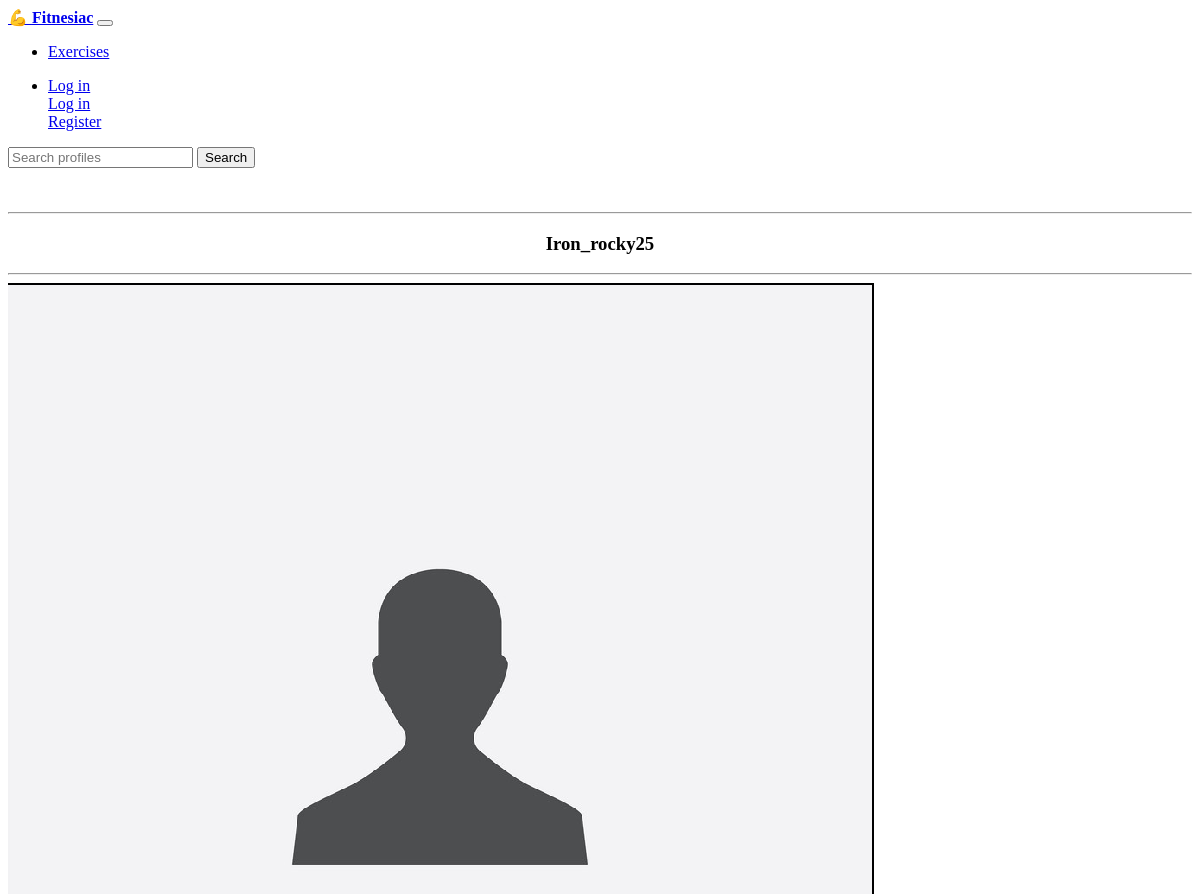
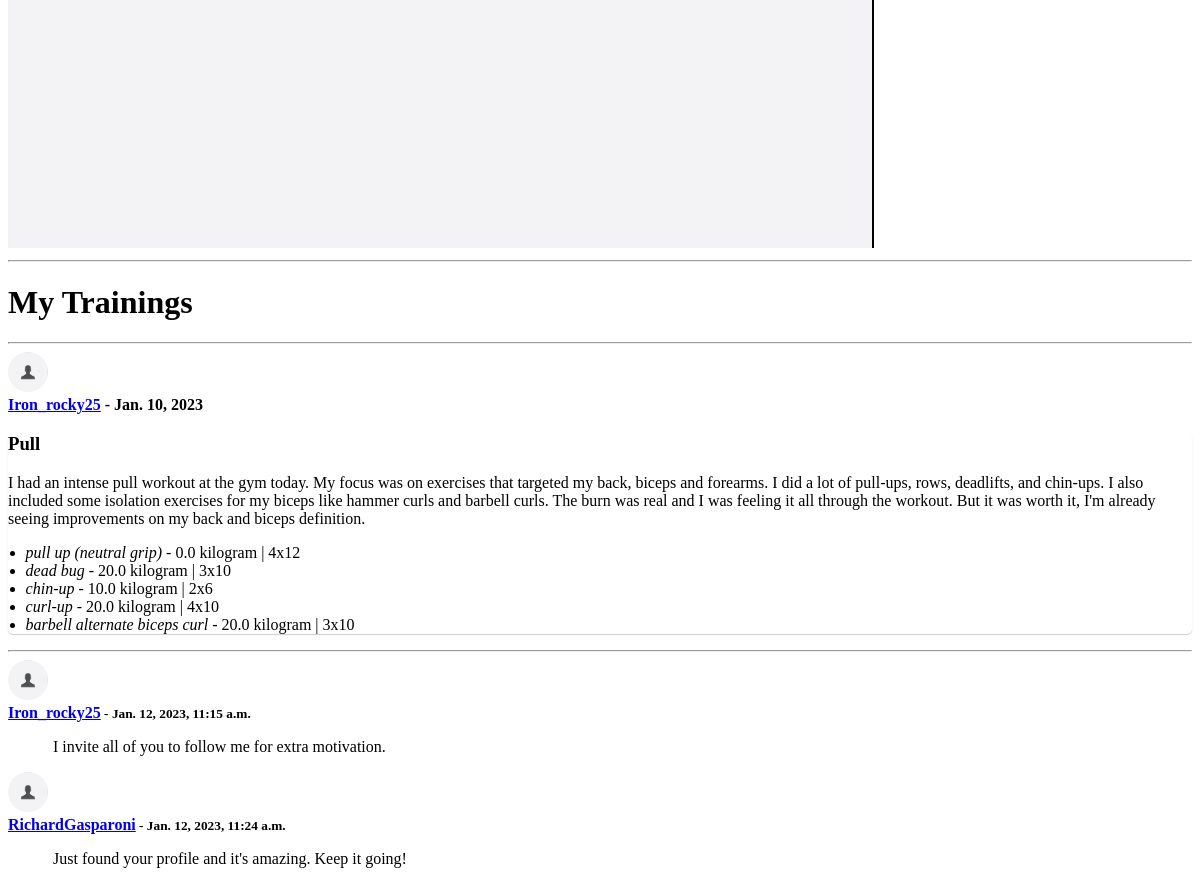
The page /members/Iron_rocky25/profile/ on the database its author committed (2 pictures, top to bottom).
### members/models.py (models this page shows, shortened)
class UserProfile(models.Model):
    user = models.OneToOneField(User, null = True, on_delete = models.CASCADE)
    phone = models.CharField(max_length=100, null=True, blank=True)
    photo = models.ImageField(null = True, blank=True)
    email = models.CharField(max_length=100,null=True, blank=True)
    username = models.CharField(max_length=100,null=True,blank=True)
    follows = models.ManyToManyField('self', related_name='followers', symmetrical=False)
    def get_profile_url(self):
        return reverse('profile', kwargs={'username': self.username})

### events/models.py (models this page shows, shortened)
class Training(models.Model):
    user = models.ForeignKey(settings.AUTH_USER_MODEL, on_delete=models.CASCADE, blank=True, null=True)
    name = models.CharField('Training name', max_length=150, blank=False, null=False)
    date = models.DateField()
    start_time = models.TimeField(default=default_start_time )
    end_time = models.TimeField(default=datetime.now)
    description = models.CharField(max_length=500, blank=True)
    date_created = models.DateTimeField(auto_now_add=True, null=True)
    show_to = models.CharField("Who can view this training:", choices=(
        ('2', "everyone" ),
        ("1", "my followers"),
        ("0", "only me")
        ), default=1, null=True, max_length=10)
    def get_exercises_children(self):
        return self.trainingexercise_set.all()
    def get_comments_children(self):
        return self.comment_set.all()
    def has_comments(self):
        return self.comment_set.count() > 0

class TrainingExercise(models.Model):
    training = models.ForeignKey(Training, on_delete=models.CASCADE,blank=True, null=True)
    exercise = models.ForeignKey(Exercise, on_delete=models.DO_NOTHING,blank=True, null=True) # jeśli się usunie z bazy dane ćwiczenie to tu się nic nie zmieni (czemu usuwać ćwiczenie z bazy?)
    weight = models.FloatField("Weight")
    unit = models.CharField(max_length=10, choices=[("pounds","pounds"),("kilogram","kilogram")], default="kilogram")
    sets = models.IntegerField('Nr of sets',choices = [(i,i) for i in range(1,11)],blank=False,null=False)
    reps = models.IntegerField('Nr of reps in a set', choices = [(i,i) for i in range(1,20)], blank=False,null=False)

class Exercise(models.Model):
    bodyPart = models.CharField('Body Part',max_length=120, null=True, blank=True)
    equipment = models.CharField('Equipment',max_length=120, null=True, blank=True)
    gifUrl = models.CharField('Gif URL',max_length=500, null=True, blank=True)
    target = models.CharField('Name',max_length=300, null=True, blank=True) # pamiętać, że name to target z jakeigos powodu xd
    name = models.CharField('Target',max_length=120, null=True, blank=True)
    def __str__(self):
        return self.target

class Comment(models.Model):
    user = models.ForeignKey(settings.AUTH_USER_MODEL, on_delete=models.CASCADE, blank=True, null=True)
    training = models.ForeignKey(Training,on_delete=models.CASCADE,blank=True, null=True)
    date_created = models.DateTimeField(auto_now_add=True, null=True)
    date_updated = models.DateTimeField(auto_now = True, null=True)
    text = models.TextField(max_length=500)

### members/views.py (the view)
# urls.py: path('<str:username>/profile/', views.view_profile, name='profile'),
def view_profile(request,username=None):
    user = User.objects.get(username=username)
    trainings = Training.objects.filter(user = user)
    userprofile = UserProfile.objects.get(username = username)
    context = {
        "username" : request.user.username,
        "trainings" : trainings,
        "userprofile" : userprofile,
        "in_card" : True
    }
    return render(request, 'profile/profile.html', context)

### members/templates/profile/profile.html (shortened to what this page needs)
{% extends 'events/base.html' %}
{% block content %}
<br>
<div class="row">
    <div class="col-md-3">
        <div class = "card card-body">
            <hr>
            <h3 style="text-align: center;"> {{ userprofile.username }}  </h3>
            <hr>
            <img class="profile-photo" src="{{userprofile.photo.url}}">
            <hr>
        </div>
    </div>
    <div class = 'col-md-9'>
        <div class = 'card card-body'>
            <h1>My Trainings</h1>
            <hr>
                {% for training in trainings %}
                    {% include 'events/training_card.html' with object=training %}
                {% endfor %}
        </div>
    </div>
</div>
{% endblock %}

### events/templates/events/base.html (shortened to what this page needs)
<!doctype html>
<html lang="en">
  <head>
    <link rel="stylesheet" href="https://cdn.jsdelivr.net/gh/vinorodrigues/bootstrap-dark@0.6.1/dist/bootstrap-dark.min.css"/>
    {% load static %}
    <link rel="stylesheet" type="text/css" href="{% static 'css/style.css' %}"/>
  </head>
  <body>
    {% include 'events/navbar.html' %}
    <br/>
    <div class="container">
    {% block content %}
    {% endblock %}
    </div>
  </body>
</html>

### events/templates/events/navbar.html (shortened to what this page needs)
<nav class="navbar navbar-expand-lg navbar-light bg-light">
    <a class="navbar-brand" href="{% url 'home' %}">💪 <strong>Fitnesiac</strong></a>
    <button class="navbar-toggler" type="button" data-toggle="collapse" data-target="#navbarSupportedContent" aria-controls="navbarSupportedContent" aria-expanded="false" aria-label="Toggle navigation">
    </button>
    <div class="collapse navbar-collapse" id="navbarSupportedContent">
      <ul class="navbar-nav mr-auto">
          <li class="nav-item">
            <a class="nav-link" href="{% url 'list-exercises' %}">Exercises</a>
          </li>
        </ul>
        <ul class="navbar-nav ml-auto">
          {% if not user.is_authenticated %}
        <li class="nav-item dropdown">
          <a class="nav-link dropdown-toggle" href="#" id="navbarDropdown" role="button" data-toggle="dropdown" aria-haspopup="true" aria-expanded="false">
            Log in
          </a>
          <div class="dropdown-menu" aria-labelledby="navbarDropdown">
            <a class="dropdown-item" href="{% url 'login' %}">Log in</a>
            <a class="dropdown-item" href="{% url 'register_user' %}">Register</a>
          </div>
        </li>
      {% endif %}
      </ul>
      <form class="d-flex" method=POST action="{% url 'search-profiles' %}">
        <input class="form-control mr-sm-2" type="search" placeholder="Search profiles" aria-label="Search" name="searched">
        <button class="btn btn-outline-success my-2 my-sm-0" type="submit">Search</button>
      </form>
    </div>
  </nav>

### events/templates/events/training_card.html (shortened to what this page needs)
<div class="card">
    <div class="card-header d-flex">
        <div>
        <img class="miniature-photo" src="{{object.user.userprofile.photo.url}}">
        </div>
        <div class="p-2" ><b> <a class='badge badge-pill badge-primary' href="{{object.user.userprofile.get_profile_url}}">{{ object.user.username }}</a> - {{ object.date }}</b>  </div>
    </div>
    <div class="card-body pb-0">
        <div class="card-training-clickable">
            <h3 class="card-title">{{ object.name }}</h3>
            <p class="card-text">
                {% if training.description %}
                    <span>{{training.description}}</span>
                {% endif %}
                <ul>
                    {% for exercise in object.get_exercises_children %}
                    <li>
                        {% include 'events/partials/exercise-inline.html' with object=exercise %}
                    </li>
                    {% endfor %}
                </ul>
            </p>
            <a id="toggle-trainingcomments-{{object.id}}" href="#"><span class="card-link-spanner"></span></a>
        </div>
    </div>
    <hr class="p-0 m-0">
    {% if object.has_comments %}
        <div class="card-body p-2" id="trainingcomments-{{object.id}}" >
        {% for comment in object.get_comments_children %}
            {% include 'events/partials/comment-inline.html' with object=comment %}
        {% endfor %}
        </div>
    {% endif %}
</div>
<br>

### events/templates/events/partials/exercise-inline.html (shortened to what this page needs)
<div class='d-flex p-2  w-100' id="exercise-{{object.id}}">
    <div class="mr-auto">
        <em>{{ object.exercise}}</em> - {{object.weight}} {{object.unit}} | {{object.sets}}x{{object.reps}}
    </div>
</div>

### events/templates/events/partials/comment-inline.html (shortened to what this page needs)
<div id="comment-{{object.id}}">
    <div class="d-flex">
        <div>
            <img class="miniature-photo" src="{{object.user.userprofile.photo.url}}">
        </div>
        <div class="p-2" >
            <b>  <a class='badge badge-pill badge-primary' href="{{object.user.userprofile.get_profile_url}}">{{ object.user.username }}</a><small class="text-muted"> - {{object.date_updated}}</small></b>
        </div>
    </div>
<p class="comment-text">{{ object.text}} </p>
</div>

### events/static/css/style.css (style rules this page uses)
.miniature-photo { width: 40px; height: 40px; border-radius: 50%; overflow: hidden; }
.comment-text { padding-left: 45px; }
.card-training-clickable { position: relative; border-radius: 5px; box-shadow: 0 1px 1px 0 rgba(0,0,0,0.2); transition: 0.3s; }
.card-training-clickable ul { margin-left: -1.4em; margin-bottom: 5px; }
.card-link-spanner { position: absolute; width: 100%; height: 100%; top: 0; left: 0; }

### rows shown on the page
UserProfile: username "Iron_rocky25", photo (placeholder picture)
Training: user.userprofile.photo (placeholder picture), user.username "Iron_rocky25", date "Jan. 10, 2023", name "Pull", description "I had an intense pull workout at the gym today. My focus was on exercises that targeted my back, biceps and forearms. I did a lot of pull-ups, rows, deadlifts, and chin-ups. I also included some isolation exercises for my biceps like hammer curls and barbell curls. The burn was real and I was feeling it all through the workout. But it was worth it, I'm already seeing improvements on my back and biceps definition."
TrainingExercise: exercise "pull up (neutral grip)", weight "0.0", unit "kilogram", sets "4", reps "12"
TrainingExercise: exercise "dead bug", weight "20.0", unit "kilogram", sets "3", reps "10"
TrainingExercise: exercise "chin-up", weight "10.0", unit "kilogram", sets "2", reps "6"
TrainingExercise: exercise "curl-up", weight "20.0", unit "kilogram", sets "4", reps "10"
TrainingExercise: exercise "barbell alternate biceps curl", weight "20.0", unit "kilogram", sets "3", reps "10"
Comment: user.userprofile.photo (placeholder picture), user.username "Iron_rocky25", date_updated "Jan. 12, 2023, 11:15 a.m.", text "I invite all of you to follow me for extra motivation."
Comment: user.userprofile.photo (placeholder picture), user.username "RichardGasparoni", date_updated "Jan. 12, 2023, 11:24 a.m.", text "Just found your profile and it's amazing. Keep it going!"
